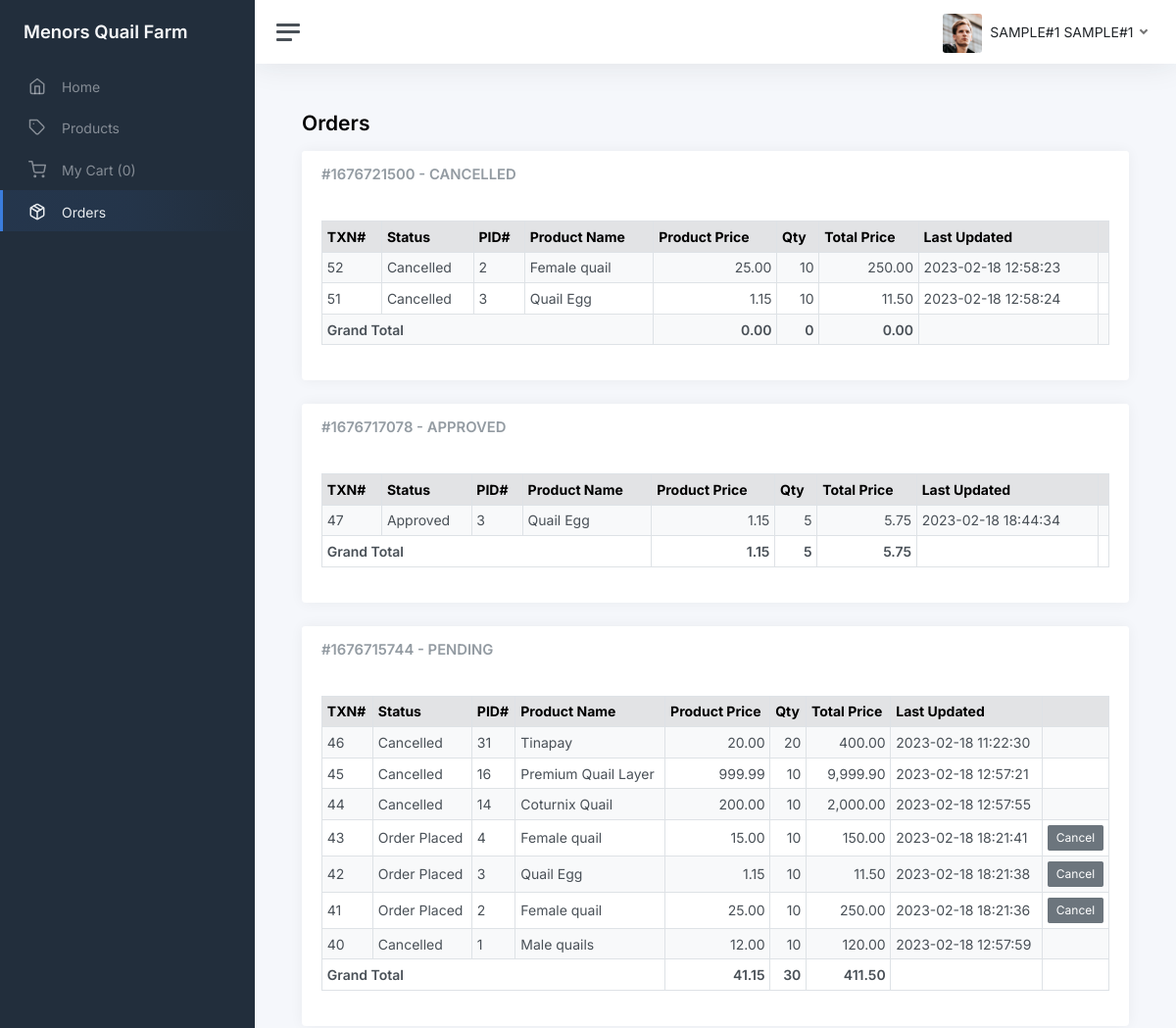
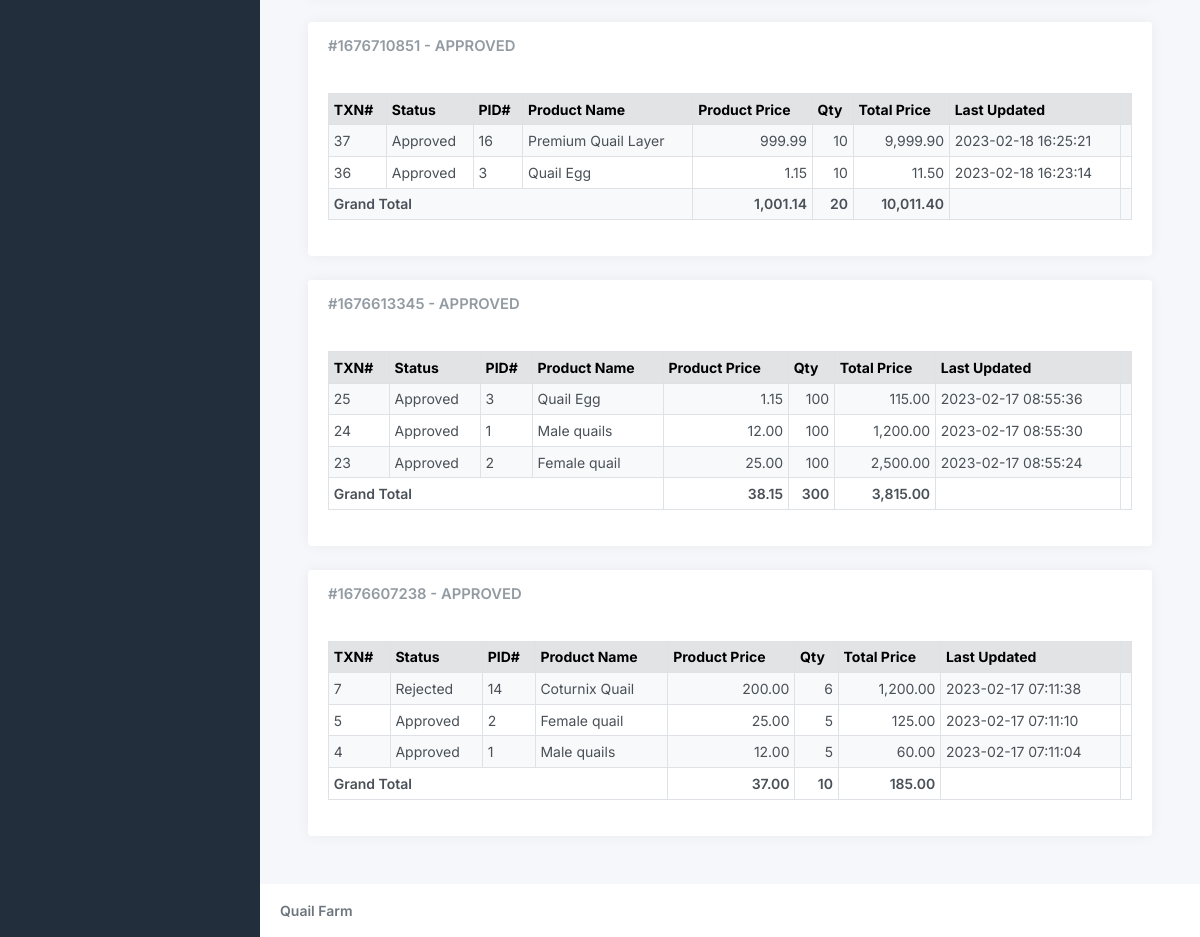
Page /customer/orders.php (signed in) on the committed database (2 pictures, top to bottom).
### tables this page shows
CREATE TABLE `tbl_transactions` (
  `id` int(11) NOT NULL AUTO_INCREMENT,
  `invoice_id` int(11) DEFAULT NULL,
  `price` decimal(15,2) DEFAULT NULL,
  `qty` int(11) DEFAULT NULL,
  `product_id` int(11) DEFAULT NULL,
  `buyer_id` int(11) DEFAULT NULL,
  `seller_id` int(11) DEFAULT NULL,
  `status_id` int(11) DEFAULT 1,
  `date_created` datetime DEFAULT current_timestamp(),
  `is_deleted` int(11) DEFAULT 0,
  `date_updated` datetime DEFAULT current_timestamp(),
  PRIMARY KEY (`id`)
);

CREATE TABLE `tbl_status` (
  `id` int(11) NOT NULL AUTO_INCREMENT,
  `status` varchar(45) DEFAULT NULL,
  PRIMARY KEY (`id`)
);

CREATE TABLE `tbl_product` (
  `id` int(11) NOT NULL AUTO_INCREMENT,
  `category_id` int(11) DEFAULT NULL,
  `name` varchar(45) DEFAULT NULL,
  `description` varchar(45) DEFAULT NULL,
  `image` varchar(255) DEFAULT NULL,
  `price` decimal(5,2) DEFAULT 0.00,
  `date_created` datetime DEFAULT current_timestamp(),
  `created_by` int(11) DEFAULT NULL,
  `is_deleted` int(11) DEFAULT 0,
  `expiration_date` date DEFAULT NULL,
  PRIMARY KEY (`id`)
);

### functions.php (called while the page is built, shortened)
<?php
function get_list($sql)
{
    $result = mysqli_query($_SESSION['conn'], $sql);
    $temp = array();
    while ($row = $result->fetch_assoc()) {
        $temp[] = $row;
    }
    return $temp;
}

### customer/orders.php (the view, shortened to what this page needs)
<?php include_once('header.php') ?>
<?php
$customer_id = $_SESSION['user']->id;
$tmp = array();
$tmp_res = get_list("select t.id,t.qty,s.status,t.date_updated,t.status_id,i.invoice, i.date_created as invoice_date,is.status as `invoice_status`, p.id as `product_id`,p.name,p.price as product_price from tbl_transactions t inner join tbl_status s on s.id = t.status_id inner join tbl_invoice i on i.id = t.invoice_id  inner join tbl_product p on p.id = t.product_id inner join tbl_invoice_status `is` on is.id = i.status_id where t.is_deleted = 0 and t.status_id > 1 and buyer_id = '$customer_id' and p.is_deleted = 0 order by t.date_created desc");
foreach ($tmp_res as $res) {
  $tmp['invoice'][$res['invoice']][$res['id']] = $res;
  $tmp['status'][$res['invoice']] = $res['invoice_status'];
}
?>
<main class="content">
  <div class="container-fluid p-0">
    <h1 class="h3 mb-3"><strong>Orders</strong></h1>
    <?php if (isset($tmp['invoice'])) { ?>
      <?php foreach ($tmp['invoice'] as $res => $invoice_key) { ?>
        <div class="col-12 col-lg-12 mb-3">
          <div class="card">
            <div class="card-header">
              <h5 class="card-title mb-0">#<?php echo $res; ?> - <?php echo $tmp['status'][$res]; ?></h5>
            </div>
            <div class="card-body" id="<?php echo str_replace('#', '', 'accordion_' . $res); ?>">
              <table class="table table-sm table-striped table-hover table-bordered" style="width:100%">
                <thead class="table-secondary">
                  <tr>
                    <th scope="col">TXN#</th>
                    <th scope="col">Status</th>
                    <th scope="col">PID#</th>
                    <th scope="col">Product Name</th>
                    <th scope="col">Product Price</th>
                    <th scope="col">Qty</th>
                    <th scope="col">Total Price</th>
                    <th scope="col">Last Updated</th>
                    <th scope="col"></th>
                  </tr>
                </thead>
                <tbody>
                  <?php
                  $price = 0;
                  $total_price = 0;
                  $qty = 0; ?>
                  <?php foreach ($tmp['invoice'][$res] as $sub_res) { ?>
                    <tr>
                      <td><?php echo $sub_res['id']; ?></td>
                      <td><?php echo ucwords($sub_res['status']); ?></td>
                      <td><?php echo $sub_res['product_id']; ?></td>
                      <td><?php echo $sub_res['name']; ?></td>
                      <td class="text-end"><?php echo number_format($sub_res['product_price'], 2); ?></td>
                      <td class="text-end"><?php echo $sub_res['qty']; ?></td>
                      <td class="text-end"><?php echo number_format($sub_res['product_price'] * $sub_res['qty'], 2); ?></td>
                      <td><?php echo $sub_res['date_updated']; ?></td>
                      <td class="text-end" style="width: 0.1%;">
                        <?php if ($sub_res['status_id'] == 2) { ?>
                          <form method="post">
                            <button type="submit" class="btn btn-sm btn-secondary" name="cancel"> Cancel</button>
                          </form>
                        <?php } ?>
                      </td>
                    </tr>
                    <?php $price +=       (in_array(intval($sub_res['status_id']), array(1, 5, 6))) ? 0 :  $sub_res['product_price']; ?>
                    <?php $total_price += (in_array(intval($sub_res['status_id']), array(1, 5, 6))) ? 0 :  $sub_res['product_price'] * $sub_res['qty']; ?>
                    <?php $qty +=         (in_array(intval($sub_res['status_id']), array(1, 5, 6))) ? 0 :  $sub_res['qty']; ?>
                  <?php } ?>
                  <tr class="fw-bold">
                    <td colspan="4">Grand Total</td>
                    <td id="total_price" class="text-end"><?php echo number_format($price, 2); ?></td>
                    <td id="total_qty" class="text-end"><?php echo $qty; ?></td>
                    <td id="total_final_price" class="text-end"><?php echo number_format($total_price, 2); ?></td>
                    <td></td>
                    <td></td>
                  </tr>
                </tbody>
              </table>
            </div>
          </div>
        </div>
      <?php } ?>
    <?php } ?>
  </div>
</main>
<?php include_once('footer.php') ?>

### rows in the picture
tbl_transactions: id "52", status.status "Cancelled", product "2", product.name "Female quail", product.price "25.00", qty "10", $sub_res['product_price'] * $sub_res['qty'] "250.00", date_updated "2023-02-18 12:58:23"
tbl_transactions: id "51", status.status "Cancelled", product "3", product.name "Quail Egg", product.price "1.15", qty "10", $sub_res['product_price'] * $sub_res['qty'] "11.50", date_updated "2023-02-18 12:58:24"
tbl_transactions: id "47", status.status "Approved", product "3", product.name "Quail Egg", product.price "1.15", qty "5", $sub_res['product_price'] * $sub_res['qty'] "5.75", date_updated "2023-02-18 18:44:34"
tbl_transactions: id "46", status.status "Cancelled", product "31", product.name "Tinapay", product.price "20.00", qty "20", $sub_res['product_price'] * $sub_res['qty'] "400.00", date_updated "2023-02-18 11:22:30"
tbl_transactions: id "45", status.status "Cancelled", product "16", product.name "Premium Quail Layer", product.price "999.99", qty "10", $sub_res['product_price'] * $sub_res['qty'] "9,999.90", date_updated "2023-02-18 12:57:21"
tbl_transactions: id "44", status.status "Cancelled", product "14", product.name "Coturnix Quail", product.price "200.00", qty "10", $sub_res['product_price'] * $sub_res['qty'] "2,000.00", date_updated "2023-02-18 12:57:55"
tbl_transactions: id "43", status.status "Order Placed", product "4", product.name "Female quail", product.price "15.00", qty "10", $sub_res['product_price'] * $sub_res['qty'] "150.00", date_updated "2023-02-18 18:21:41"
tbl_transactions: id "42", status.status "Order Placed", product "3", product.name "Quail Egg", product.price "1.15", qty "10", $sub_res['product_price'] * $sub_res['qty'] "11.50", date_updated "2023-02-18 18:21:38"
tbl_transactions: id "41", status.status "Order Placed", product "2", product.name "Female quail", product.price "25.00", qty "10", $sub_res['product_price'] * $sub_res['qty'] "250.00", date_updated "2023-02-18 18:21:36"
tbl_transactions: id "40", status.status "Cancelled", product "1", product.name "Male quails", product.price "12.00", qty "10", $sub_res['product_price'] * $sub_res['qty'] "120.00", date_updated "2023-02-18 12:57:59"
tbl_transactions: id "37", status.status "Approved", product "16", product.name "Premium Quail Layer", product.price "999.99", qty "10", $sub_res['product_price'] * $sub_res['qty'] "9,999.90", date_updated "2023-02-18 16:25:21"
tbl_transactions: id "36", status.status "Approved", product "3", product.name "Quail Egg", product.price "1.15", qty "10", $sub_res['product_price'] * $sub_res['qty'] "11.50", date_updated "2023-02-18 16:23:14"
tbl_transactions: id "25", status.status "Approved", product "3", product.name "Quail Egg", product.price "1.15", qty "100", $sub_res['product_price'] * $sub_res['qty'] "115.00", date_updated "2023-02-17 08:55:36"
tbl_transactions: id "24", status.status "Approved", product "1", product.name "Male quails", product.price "12.00", qty "100", $sub_res['product_price'] * $sub_res['qty'] "1,200.00", date_updated "2023-02-17 08:55:30"
tbl_transactions: id "23", status.status "Approved", product "2", product.name "Female quail", product.price "25.00", qty "100", $sub_res['product_price'] * $sub_res['qty'] "2,500.00", date_updated "2023-02-17 08:55:24"
tbl_transactions: id "7", status.status "Rejected", product "14", product.name "Coturnix Quail", product.price "200.00", qty "6", $sub_res['product_price'] * $sub_res['qty'] "1,200.00", date_updated "2023-02-17 07:11:38"
tbl_transactions: id "5", status.status "Approved", product "2", product.name "Female quail", product.price "25.00", qty "5", $sub_res['product_price'] * $sub_res['qty'] "125.00", date_updated "2023-02-17 07:11:10"
tbl_transactions: id "4", status.status "Approved", product "1", product.name "Male quails", product.price "12.00", qty "5", $sub_res['product_price'] * $sub_res['qty'] "60.00", date_updated "2023-02-17 07:11:04"

### other values in the picture
$_SESSION['user']->first_name "SAMPLE#1"
$_SESSION['user']->last_name "SAMPLE#1"
$res "1676721500"
$tmp['status'][$res] "CANCELLED"
$price "0.00"
$qty "0"
$total_price "0.00"
$res "1676717078"
$tmp['status'][$res] "APPROVED"
$price "1.15"
$qty "5"
$total_price "5.75"
$res "1676715744"
$tmp['status'][$res] "PENDING"
$price "41.15"
